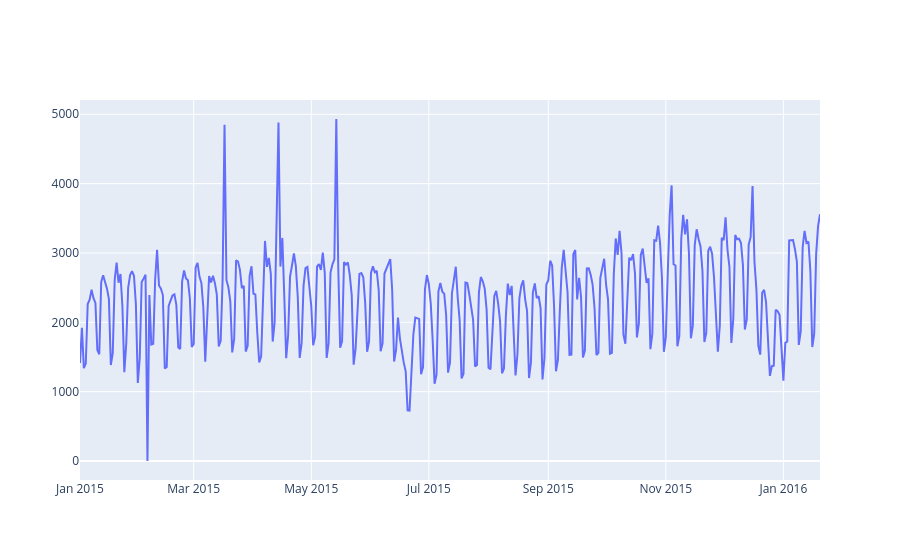

This figure's notebook cell:
### Markdown cell above
Навчатимемо модель на даних до 2015-12-21 включно та прогнозуватимемо кількість переглядів статті на останні 30 днів (2015-12-22 – 2016-01-20). Цей період містить різдвяно-новорічне зниження переглядів (24.12–01.01), тому похибки прогнозу на ньому зазвичай найбільші. Спершу побудуємо графік початкового ряду.

### Code cell
plotly_df(df.set_index("date")[["count"]])

### Figure 1 — Plotly figure (JSON) as saved in the notebook; plotly's stock layout.template omitted (floating-point values rounded to 4 significant figures; data arrays with more than 128 entries replaced by an {"elided": "..."} marker saying what was removed)
{"data": [{"mode": "lines", "name": "count", "type": "scatter", "x": {"elided": "384 str values"}, "y": {"elided": "384 int values"}}], "layout": {"title": {"text": ""}}}
